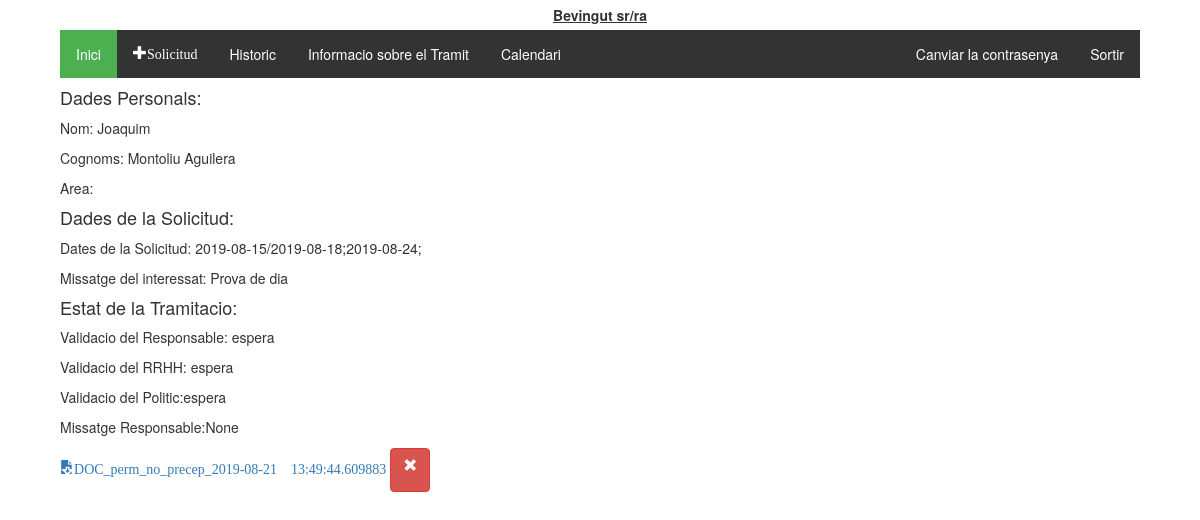
The app's page /tramitador/tramit/43/ (signed in) with its own data.
### tramitador/models.py (models this page shows, shortened)
class Tramit(models.Model):
    validacio = (
        ('conforme','conforme'),
        ('inconforme','no conforme'),
        ('espera', 'en espera'),
    )
    tipologia = (
        ('vacances', 'Vacances'),
        ('perm_precep', 'Permisos preceptius'),
        ('perm_no_precep', 'Permisos no preceptius'),
        ('asum_p', 'Asumptes personals'),
    )
    treballador = models.ForeignKey(Treballadors, on_delete=models.CASCADE)
    document = models.ForeignKey(Document, on_delete=models.SET_NULL, null=True, blank=True)
    creat_en = models.DateTimeField(auto_now_add=True)
    modificat_en = models.DateTimeField(auto_now=True)
    data_sol = models.CharField(max_length=250, help_text = "Interval de dates amb guións '/', per dies no consecutios emprar ';' Exemple:2019-08-01-2019-08-20;2019-09-09")
    tipus = models.CharField(max_length=40, choices=tipologia, default='asum_p')
    finalitzat = models.BooleanField(default=False)
    """Validacio de RRHH"""
    valRRHH = models.CharField(max_length=20, choices=validacio, default='espera')
    """Validacio del responsable"""
    valResp =  models.CharField(max_length=20, choices=validacio, default='espera')
    """Validacio del Politic"""
    valPol = models.CharField(max_length=20, choices=validacio, default='espera')
    """En cas de voler explicar el motiu"""
    missatge_usuari = models.CharField(max_length=2000, null = True)
    missatge_responsable = models.CharField(max_length=2000, null = True, blank=True)
    """Millores per el admin site"""
    def was_published_recently(self):
        return self.creat_en >= timezone.now() - datetime.timedelta(days=1)
    was_published_recently.admin_order_field = 'creat_en'
    was_published_recently.boolean = True
    was_published_recently.short_description = 'Publicat recentment?'

class Treballadors(AbstractUser):
    usuari = models.CharField(max_length=20)
    """nom = models.CharField(max_length=20)
    cognoms = models.CharField(max_length=20)
    email = models.CharField(max_length=50)"""
    dni = models.CharField(max_length=20, null = True, blank=True)
    areas = models.ManyToManyField(Area)
    """rol = models.CharField(max_length=20, choices = tip_rols, default = 'treb')
    estat = models.CharField(max_length=10, choices = tip_estats, default = 'alta')"""

class Document(models.Model):
    descripcio = models.CharField(max_length=255, blank=True)
    document = models.FileField(upload_to='%Y/%m/')
    pujat_en = models.DateTimeField(auto_now_add=True)
    pujat_per = models.ForeignKey(Treballadors, on_delete=models.CASCADE)

### tramitador/views.py (the view)
# urls.py: path('tramit/<int:pk>/', views.tramit_detall, name='tramit_detall'),
@login_required
def tramit_detall(request, pk):
    tramit = get_object_or_404(Tramit, pk=pk)
    return render(request, 'tramits/tramit_detall.html', {'tramit': tramit})

### tramitador/templatetags/group.py (called while the page is built)
@register.filter(name='has_group')
def has_group(user, group_name):
    group_name = group_name.split(";")
    for group in group_name:
        if(user.groups.filter(name=group).exists()):
            return True
    return False

### tramitador/templates/tramits/tramit_detall.html (shortened to what this page needs)
{% extends 'tramits/base.html' %}
{% block content %}
  <div id="tramit">
    <h4>Dades Personals:</h4>
    <p>Nom: {{tramit.treballador.first_name}}</p>
    <p>Cognoms: {{tramit.treballador.last_name}}</p>
    <p>Area:{{tramit.treballador.area}}</p>
    <h4>Dades de la Solicitud:</h4>
    <p>Dates de la Solicitud: {{tramit.data_sol}}</p>
    <p>Missatge del interessat: {{tramit.missatge_usuari}}</p>
    <h4>Estat de la Tramitacio:</h4>
    <p>Validacio del Responsable: {{tramit.valResp}}</p>
    <p>Validacio del RRHH: {{tramit.valRRHH}}</p>
    <p>Validacio del Politic:{{tramit.valPol}}</p>
    <p>Missatge Responsable:{{tramit.missatge_responsable}}</p>
    <p>
      {% if tramit.document %}
        <a href="/static/documents/upload/{{tramit.document.document }}" class="glyphicon glyphicon-save-file">{{tramit.document.descripcio}}</a>
        <button class="glyphicon glyphicon-remove btn btn-danger" id="document">
      {% else %}
        Sense document<i class="glyphicon glyphicon-open-file" id="enviar_doc" data-tramit="{{tramit.pk}}"></i>
        <input type="file"  data-tramit="{{tramit.pk}}" />
        <input type="button" class="glyphicon glyphicon-open-file" value="Enviar" name="pujar"/>
      {% endif %}
    </p>
  </div>
{% endblock %}

### tramitador/static/tramits/style.css (style rules this page uses)
a, i { cursor: pointer; }

### records on screen
Tramit: treballador.first_name "Joaquim", treballador.last_name "Montoliu Aguilera", data_sol "2019-08-15/2019-08-18;2019-08-24;", missatge_usuari "Prova de dia", valResp "espera", valRRHH "espera", valPol "espera", missatge_responsable "None", document.descripcio "DOC_perm_no_precep_2019-08-21 13:49:44.609883"
